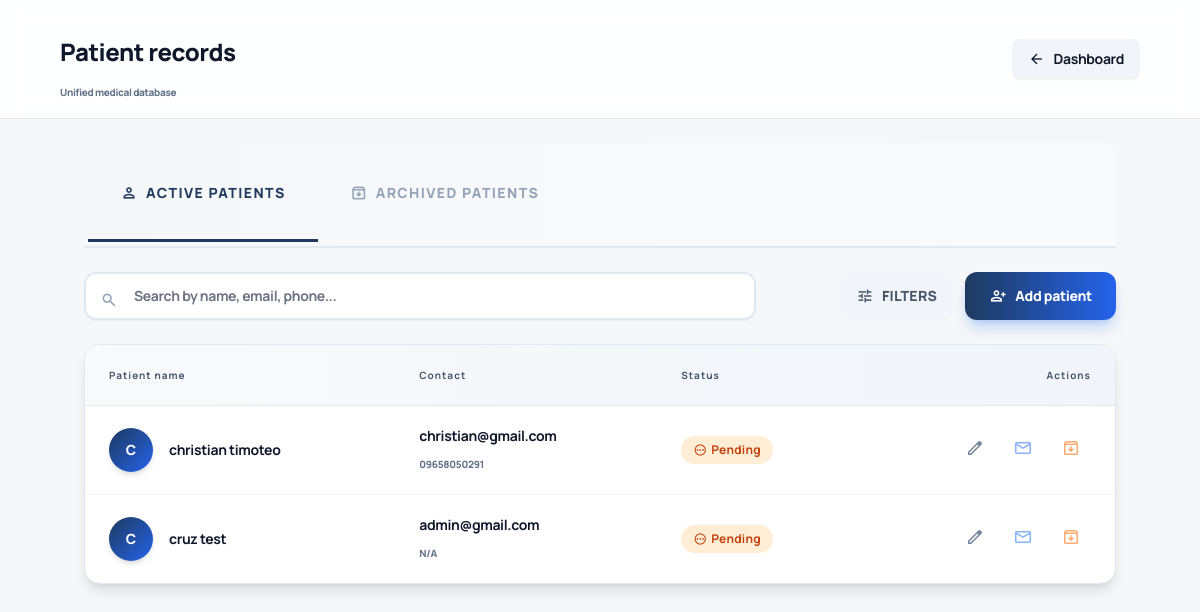
Screenshot of /patients.php (signed in) with the database file from the repository.
### tables this page shows
CREATE TABLE `patient_profiles` (
  `user_id` int(11) NOT NULL,
  `dob` date DEFAULT NULL,
  `phone` varchar(20) DEFAULT NULL,
  `address` varchar(255) DEFAULT NULL,
  `occupation` varchar(100) DEFAULT NULL,
  `marital_status` varchar(20) DEFAULT NULL,
  `gender` varchar(20) DEFAULT NULL,
  `chief_complaint` text DEFAULT NULL
);

CREATE TABLE `users` (
  `id` int(11) NOT NULL,
  `first_name` varchar(100) DEFAULT NULL,
  `last_name` varchar(100) DEFAULT NULL,
  `username` varchar(50) DEFAULT NULL,
  `password` varchar(255) DEFAULT NULL,
  `email` varchar(100) DEFAULT NULL,
  `email_verified` tinyint(1) DEFAULT 0,
  `verification_token` varchar(255) NULL,
  `token_expiry` datetime NULL,
  `role` enum('patient','dentist','assistant') DEFAULT 'patient',
  `is_archived` tinyint(1) DEFAULT 0,
  `created_at` timestamp NOT NULL DEFAULT current_timestamp()
);

### patients.php (the view, shortened to what this page needs)
<?php
require_once __DIR__ . '/backend/middleware.php';
$role = $_SESSION['role'] ?? 'patient';
$view = ($role === 'patient') ? 'edit' : 'list';
$showArchived = isset($_GET['archived']) && $_GET['archived'] == 1;
if ($view === 'list') {
    $search = $_GET['search'] ?? '';
    $archiveVal = $showArchived ? 1 : 0;
    $checkColumnSQL = "SHOW COLUMNS FROM patient_profiles LIKE 'profile_picture'";
    $columnCheckResult = mysqli_query($conn, $checkColumnSQL);
    $hasProfilePictureColumn = $columnCheckResult && mysqli_num_rows($columnCheckResult) > 0;
    if ($hasProfilePictureColumn) {
        $sqlList = "SELECT u.*, p.phone, p.profile_picture, p.gender, p.marital_status
                    FROM users u
                    LEFT JOIN patient_profiles p ON u.id = p.user_id
                    WHERE u.role = 'patient' AND u.is_archived = '$archiveVal'";
    } else {
        $sqlList = "SELECT u.*, p.phone, p.gender, p.marital_status
                    FROM users u
                    LEFT JOIN patient_profiles p ON u.id = p.user_id
                    WHERE u.role = 'patient' AND u.is_archived = '$archiveVal'";
    }
    $sqlList .= " ORDER BY u.created_at DESC";
    $listResult = mysqli_query($conn, $sqlList);
}
?>
<!DOCTYPE html>
<html class="light" lang="en">
<head>
    <script src="https://cdn.tailwindcss.com?plugins=forms"></script>
    <link rel="stylesheet" href="css/responsive-enhancements.css">
</head>
<body class="bg-background-light dark:bg-background-dark text-slate-900 dark:text-white font-display antialiased text-sm">
<main class="min-h-screen flex flex-col">
    <header class="sticky top-0 z-30 bg-white/90 dark:bg-slate-900/90 backdrop-blur-md border-b border-slate-200 dark:border-slate-800 px-6 py-4">
        <div class="max-w-6xl mx-auto flex justify-between items-center text-slate-900 dark:text-white font-black tracking-tight">
            <div class="space-y-1">
                <h1 class="text-2xl font-black">
                    <?php
                        if($view == 'add') echo 'Register patient';
                        elseif($view == 'edit') echo 'Clinical profile';
                        else echo 'Patient records';
                    ?>
                </h1>
                <p class="text-slate-500 text-[10px] font-black">Unified medical database</p>
            </div>
            <button onclick="openBackModal()" class="flex items-center gap-2 px-4 py-2 rounded-lg bg-slate-100 dark:bg-slate-800 hover:bg-slate-200 transition-colors text-sm font-bold shadow-sm tracking-tight">
                <span class="material-symbols-outlined text-[18px]">arrow_back</span> Dashboard
            </button>
        </div>
    </header>
    <div class="p-6 max-w-6xl mx-auto w-full flex-1 animate-fade-in space-y-6">
        <?php if ($view === 'list'): ?>
            <div class="flex items-center gap-0 mb-6 border-b-2 border-slate-200 dark:border-slate-800 font-black bg-gradient-to-r from-transparent to-slate-50 dark:to-slate-900/30 p-1 rounded-t-xl">
                <a href="patients.php" class="tab-link active px-8 py-4 text-sm font-black uppercase tracking-widest transition-all <?php echo !$showArchived ? 'text-primary border-primary' : 'text-slate-400 hover:text-slate-600'; ?>">
                    <span class="flex items-center gap-2"><span class="material-symbols-outlined text-lg">person</span> Active patients</span>
                </a>
                <a href="patients.php?archived=1" class="tab-link px-8 py-4 text-sm font-black uppercase tracking-widest transition-all <?php echo $showArchived ? 'text-orange-500 border-orange-500' : 'text-slate-400 hover:text-slate-600'; ?>">
                    <span class="flex items-center gap-2"><span class="material-symbols-outlined text-lg">archive</span> Archived patients</span>
                </a>
            </div>
            <div class="flex flex-col gap-4 mb-6 font-black">
                <div class="flex flex-col sm:flex-row justify-between gap-4">
                    <form method="GET" class="flex-1 relative max-w-2xl">
                        <span class="material-symbols-outlined absolute left-4 top-3.5 text-slate-400 text-lg">search</span>
                        <input type="text" name="search" value="<?php echo htmlspecialchars($search ?? ''); ?>" placeholder="Search by name, email, phone..."
                               class="w-full pl-12 pr-4 py-3 rounded-xl border-2 border-slate-200 dark:border-slate-700 bg-white dark:bg-slate-800 text-sm font-bold focus:ring-2 focus:ring-primary focus:border-primary shadow-sm transition-all tracking-tight">
                    </form>
                    <div class="flex gap-3">
                        <button type="button" onclick="toggleAdvancedSearch()" class="h-12 px-4 rounded-xl bg-slate-100 dark:bg-slate-800 border border-slate-200 dark:border-slate-700 text-slate-600 dark:text-slate-300 font-black text-sm uppercase hover:bg-slate-200 transition-all flex items-center gap-2">
                            <span class="material-symbols-outlined text-lg">tune</span> Filters
                        </button>
                        <a href="patients.php?view=add" class="h-12 bg-gradient-to-r from-primary to-blue-600 text-white px-6 rounded-xl font-black text-sm flex items-center justify-center gap-2 shadow-lg shadow-blue-500/30 hover:shadow-xl hover:scale-[1.01] active:scale-95 transition-all tracking-tight whitespace-nowrap">
                            <span class="material-symbols-outlined text-lg">person_add</span> Add patient
                        </a>
                    </div>
                </div>
            </div>
            <div class="bg-white dark:bg-slate-800 rounded-2xl border border-slate-200 dark:border-slate-800 overflow-hidden shadow-lg">
                <div class="overflow-x-auto">
                <table class="w-full text-left text-sm">
                    <thead class="bg-gradient-to-r from-slate-50 to-slate-100 dark:from-slate-900 dark:to-slate-800/50 text-slate-600 dark:text-slate-400 font-black text-[10px] tracking-widest border-b dark:border-slate-700">
                        <tr>
                            <th class="px-6 py-5">Patient name</th>
                            <th class="px-6 py-5">Contact</th>
                            <th class="px-6 py-5">Status</th>
                            <th class="px-6 py-5 text-right">Actions</th>
                        </tr>
                    </thead>
                    <tbody class="divide-y divide-slate-100 dark:divide-slate-700/50">
                        <?php if ($listResult && mysqli_num_rows($listResult) > 0): ?>
                            <?php while($row = mysqli_fetch_assoc($listResult)): ?>
                            <tr class="patient-row hover:bg-slate-50 dark:hover:bg-slate-700/30 transition-all">
                                <td class="px-6 py-5">
                                    <div class="flex items-center gap-4">
                                        <div class="h-11 w-11 rounded-full bg-gradient-to-br from-primary to-blue-600 text-white flex items-center justify-center font-black text-sm shadow-md overflow-hidden flex-shrink-0">
                                            <?php
                                                $profilePicture = $row['profile_picture'] ?? '';
                                                if ($profilePicture) {
                                                    $imageUrl = $profilePicture . '?t=' . time();
                                                    echo '<img src="' . htmlspecialchars($imageUrl) . '" alt="' . htmlspecialchars($row['first_name'] ?? 'Patient') . '" class="w-full h-full object-cover">';
                                                } else {
                                                    echo strtoupper(substr($row['first_name'] ?? 'P', 0, 1));
                                                }
                                            ?>
                                        </div>
                                        <p class="text-slate-900 dark:text-white font-bold tracking-tight"><?php echo htmlspecialchars(($row['first_name'] ?? '') . ' ' . ($row['last_name'] ?? '')); ?></p>
                                    </div>
                                </td>
                                <td class="px-6 py-5">
                                    <p class="text-slate-900 dark:text-white font-bold tracking-tight"><?php echo htmlspecialchars($row['email'] ?? 'No email'); ?></p>
                                    <p class="text-[10px] text-slate-500 dark:text-slate-400 font-black tracking-tight mt-2"><?php echo htmlspecialchars($row['phone'] ?? 'N/A'); ?></p>
                                </td>
                                <td class="px-6 py-5">
                                    <?php if(($row['email_verified'] ?? 0) == 1): ?>
                                        <span class="inline-flex items-center gap-1 px-3 py-1 rounded-full text-xs font-bold bg-green-100 text-green-700 dark:bg-green-900/30 dark:text-green-400">
                                            <span class="material-symbols-outlined text-sm">check_circle</span> Verified
                                        </span>
                                    <?php else: ?>
                                        <span class="inline-flex items-center gap-1 px-3 py-1 rounded-full text-xs font-bold bg-orange-100 text-orange-700 dark:bg-orange-900/30 dark:text-orange-400">
                                            <span class="material-symbols-outlined text-sm">pending</span> Pending
                                        </span>
                                    <?php endif; ?>
                                </td>
                                <td class="px-6 py-5 text-right">
                                    <div class="flex items-center justify-end gap-2">
                                        <a href="patients.php?id=<?php echo $row['id']; ?>" class="action-icon p-2.5 text-primary hover:bg-primary/10 rounded-lg transition-all" title="Edit profile"><span class="material-symbols-outlined text-[20px]">edit</span></a>
                                        <?php if(($row['email_verified'] ?? 0) == 0 && !$showArchived): ?>
                                            <button type="button" onclick="resendVerificationEmail('<?php echo htmlspecialchars($row['email']); ?>')" class="action-icon p-2.5 text-blue-500 hover:bg-blue-100/50 dark:hover:bg-blue-900/30 rounded-lg transition-all" title="Resend verification email"><span class="material-symbols-outlined text-[20px]">mail</span></button>
                                        <?php endif; ?>
                                        <?php if(!$showArchived): ?>
                                            <button type="button" onclick="openDeleteModal('<?php echo $row['id']; ?>')" class="action-icon p-2.5 text-orange-500 hover:bg-orange-100/50 dark:hover:bg-orange-900/30 rounded-lg transition-all" title="Archive account"><span class="material-symbols-outlined text-[20px]">archive</span></button>
                                        <?php else: ?>
                                            <button type="button" onclick="openRestoreModal('<?php echo $row['id']; ?>')" class="action-icon p-2.5 text-blue-500 hover:bg-blue-100/50 dark:hover:bg-blue-900/30 rounded-lg transition-all" title="Restore account"><span class="material-symbols-outlined text-[20px]">unarchive</span></button>
                                        <?php endif; ?>
                                    </div>
                                </td>
                            </tr>
                            <?php endwhile; ?>
                        <?php else: ?>
                            <tr><td colspan="3" class="px-6 py-12 text-center text-slate-400 font-black text-[10px]">No patient records found.</td></tr>
                        <?php endif; ?>
                    </tbody>
                </table>
                </div>
            </div>
        <?php endif; ?>
    </div>
</main>
</body>
</html>

### css/responsive-enhancements.css (style rules this page uses)
html { font-size: clamp(14px, 2.5vw, 16px); }
body { font-size: clamp(0.875rem, 1vw, 1rem); line-height: 1.6; letter-spacing: 0.3px; }
h1, .text-4xl, .text-5xl, .text-6xl { font-size: clamp(1.75rem, 6vw, 3rem); font-weight: 800; line-height: 1.2; letter-spacing: -0.02em; margin: clamp(1rem, 4vw, 2rem) auto clamp(0.75rem, 3vw, 1.5rem); }
h3, .text-2xl { font-size: clamp(1.25rem, 4vw, 1.875rem); font-weight: 600; line-height: 1.35; margin: clamp(0.75rem, 2vw, 1.25rem) auto clamp(0.5rem, 1.5vw, 0.875rem); }
h5, .text-lg { font-size: clamp(1rem, 2.5vw, 1.125rem); font-weight: 500; }
.text-sm { font-size: clamp(0.75rem, 1.5vw, 0.875rem); }
.text-xs { font-size: clamp(0.65rem, 1vw, 0.75rem); }
@media (min-width: 1024px) { .p-8, .px-8, .py-8 { padding: 2rem !important; } }
.max-w-2xl { max-width: clamp(36rem, 90vw, 42rem) !important; }
.max-w-6xl { max-width: clamp(64rem, 90vw, 72rem) !important; }
button, input[type="button"], input[type="submit"], .btn { min-height: 44px; padding: clamp(0.5rem, 1vw, 0.75rem) clamp(1rem, 3vw, 1.5rem); font-size: clamp(0.875rem, 1.5vw, 1rem); border-radius: clamp(0.375rem, 1vw, 0.5rem); transition: all 0.2s ease; border: none; outline: none; }
@media (min-width: 1024px) { button, input[type="button"], input[type="submit"], .btn { min-height: 40px; } }
input, textarea, select { width: 100%; min-height: 44px; padding: clamp(0.5rem, 1vw, 0.75rem); font-size: clamp(0.875rem, 1.5vw, 1rem); border-radius: clamp(0.25rem, 0.5vw, 0.375rem); border: 1px solid currentColor; line-height: 1.5; }
body, html { width: 100%; overflow-x: hidden; }
*, *::before, *::after { max-width: 100%; box-sizing: border-box; }
.fixed, .sticky, .absolute { z-index: auto; }
main { width: 100%; }
.animate-fade-in { animation: fadeIn 0.3s ease-in-out; }

### patients.php (style rules this page uses)
* { scroll-behavior: smooth; }
html { scroll-behavior: smooth; }
.animate-fade-in { animation: fadeIn 0.6s cubic-bezier(0.34, 1.56, 0.64, 1) forwards; }
body { transition: background-color 0.3s ease, color 0.3s ease; }
a, button { transition: all 0.3s cubic-bezier(0.4, 0, 0.2, 1); }
header { animation: slideInDown 0.6s cubic-bezier(0.34, 1.56, 0.64, 1); }
input, select, textarea { transition: all 0.3s cubic-bezier(0.4, 0, 0.2, 1); }
.rounded-3xl, .rounded-2xl, .rounded-lg { transition: all 0.3s cubic-bezier(0.4, 0, 0.2, 1); }
.shadow-2xl, .shadow-sm, .shadow-md { transition: box-shadow 0.3s cubic-bezier(0.4, 0, 0.2, 1); }
.bg-white, .dark\:bg-slate-800, .dark\:bg-slate-900 { transition: background-color 0.3s ease, border-color 0.3s ease, box-shadow 0.3s ease; }
[class*="hover:"] { transition: all 0.3s cubic-bezier(0.4, 0, 0.2, 1); }
table tbody tr { transition: all 0.2s ease; }
.border { transition: border-color 0.3s ease; }
.tab-link { position: relative; overflow: visible; border-bottom: 3px solid transparent; transition: border-color 0.3s ease; }
.tab-link.active { border-bottom-color: currentColor; }
.patient-row { transition: all 0.2s ease; }
.action-icon { transition: all 0.2s ease; opacity: 0.6; }
.patient-row { transition: background-color 0.2s ease, transform 0.2s ease; }

### rows the page displays
patient_profiles: user_id.first_name "C", user_id.last_name "christian timoteo", user_id.email "christian@gmail.com", phone "09658050291"
users: first_name "C", first_name+last_name "cruz test", email "admin@gmail.com", phone "N/A", email_verified 0 (drawn)
